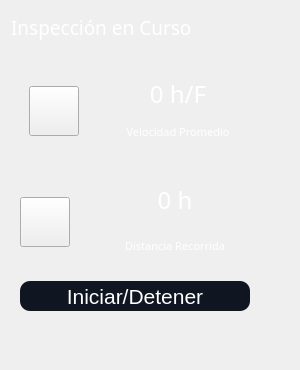
                             <widget class="QFrame" name="verticalFrame">
                              <property name="minimumSize">
                               <size>
                                <width>250</width>
                                <height>370</height>
                               </size>
                              </property>
                              <property name="maximumSize">
                               <size>
                                <width>300</width>
                                <height>350</height>
                               </size>
                              </property>
                              <layout class="QVBoxLayout" name="verticalLayout_22">
                               <item>
                                <widget class="QLabel" name="label_2">
                                 <property name="maximumSize">
                                  <size>
                                   <width>16777215</width>
                                   <height>40</height>
                                  </size>
                                 </property>
                                 <property name="font">
                                  <font>
                                   <family>Segoe UI Variable</family>
                                   <pointsize>14</pointsize>
                                   <weight>50</weight>
                                   <bold>false</bold>
                                  </font>
                                 </property>
                                 <property name="styleSheet">
                                  <string notr="true">color: rgb(255, 255, 255)</string>
                                 </property>
                                 <property name="text">
                                  <string>Inspección en Curso</string>
                                 </property>
                                 <property name="alignment">
                                  <set>Qt::AlignLeading|Qt::AlignLeft|Qt::AlignVCenter</set>
                                 </property>
                                </widget>
                               </item>
                               <item>
                                <layout class="QHBoxLayout" name="horizontalLayout_3">
                                 <item>
                                  <widget class="QFrame" name="verticalFrame">
                                   <property name="minimumSize">
                                    <size>
                                     <width>0</width>
                                     <height>270</height>
                                    </size>
                                   </property>
                                   <property name="maximumSize">
                                    <size>
                                     <width>16777215</width>
                                     <height>270</height>
                                    </size>
                                   </property>
                                   <layout class="QVBoxLayout" name="verticalLayout_23">
                                    <item>
                                     <widget class="QFrame" name="horizontalFrame">
                                      <property name="maximumSize">
                                       <size>
                                        <width>16777215</width>
                                        <height>120</height>
                                       </size>
                                      </property>
                                      <layout class="QHBoxLayout" name="horizontalLayout_6">
                                       <item>
                                        <widget class="QPushButton" name="btn_document_2">
                                         <property name="minimumSize">
                                          <size>
                                           <width>50</width>
                                           <height>50</height>
                                          </size>
                                         </property>
                                         <property name="maximumSize">
                                          <size>
                                           <width>50</width>
                                           <height>50</height>
                                          </size>
                                         </property>
                                         <property name="font">
                                          <font>
                                           <pointsize>10</pointsize>
                                           <weight>75</weight>
                                           <bold>true</bold>
                                          </font>
                                         </property>
                                         <property name="styleSheet">
                                          <string notr="true"/>
                                         </property>
                                         <property name="text">
                                          <string/>
                                         </property>
                                         <property name="icon">
                                          <iconset>
                                           <normaloff>iconos/SpeedInd.svg</normaloff>iconos/SpeedInd.svg</iconset>
                                         </property>
                                         <property name="iconSize">
                                          <size>
                                           <width>45</width>
                                           <height>45</height>
                                          </size>
                                         </property>
                                        </widget>
                                       </item>
                                       <item>
                                        <widget class="QFrame" name="verticalFrame">
                                         <layout class="QVBoxLayout" name="verticalLayout_26">
                                          <item>
                                           <widget class="QLabel" name="label_7">
                                            <property name="font">
                                             <font>
                                              <family>Segoe UI Variable</family>
                                              <pointsize>18</pointsize>
                                             </font>
                                            </property>
                                            <property name="styleSheet">
                                             <string notr="true">color:rgb(255, 255, 255)</string>
                                            </property>
                                            <property name="text">
                                             <string>0 h/F</string>
                                            </property>
                                            <property name="alignment">
                                             <set>Qt::AlignCenter</set>
                                            </property>
                                           </widget>
                                          </item>
                                          <item>
                                           <widget class="QLabel" name="label_13">
                                            <property name="font">
                                             <font>
                                              <family>Segoe UI Variable</family>
                                              <pointsize>8</pointsize>
                                             </font>
                                            </property>
                                            <property name="styleSheet">
                                             <string notr="true">color:rgb(255, 255, 255)</string>
                                            </property>
                                            <property name="text">
                                             <string>Velocidad Promedio</string>
                                            </property>
                                            <property name="alignment">
                                             <set>Qt::AlignCenter</set>
                                            </property>
                                           </widget>
                                          </item>
                                         </layout>
                                        </widget>
                                       </item>
                                      </layout>
                                     </widget>
                                    </item>
                                    <item>
                                     <widget class="QFrame" name="horizontalFrame">
                                      <property name="maximumSize">
                                       <size>
                                        <width>16777215</width>
                                        <height>120</height>
                                       </size>
                                      </property>
                                      <layout class="QHBoxLayout" name="horizontalLayout_7">
                                       <property name="spacing">
                                        <number>0</number>
                                       </property>
                                       <property name="leftMargin">
                                        <number>0</number>
                                       </property>
                                       <property name="topMargin">
                                        <number>0</number>
                                       </property>
                                       <property name="rightMargin">
                                        <number>0</number>
                                       </property>
                                       <property name="bottomMargin">
                                        <number>0</number>
                                       </property>
                                       <item>
                                        <widget class="QPushButton" name="btn_document_3">
                                         <property name="minimumSize">
                                          <size>
                                           <width>50</width>
                                           <height>50</height>
                                          </size>
                                         </property>
                                         <property name="maximumSize">
                                          <size>
                                           <width>50</width>
                                           <height>50</height>
                                          </size>
                                         </property>
                                         <property name="font">
                                          <font>
                                           <pointsize>10</pointsize>
                                           <weight>75</weight>
                                           <bold>true</bold>
                                          </font>
                                         </property>
                                         <property name="styleSheet">
                                          <string notr="true"/>
                                         </property>
                                         <property name="text">
                                          <string/>
                                         </property>
                                         <property name="icon">
                                          <iconset>
                                           <normaloff>iconos/Recorrido.svg</normaloff>iconos/Recorrido.svg</iconset>
                                         </property>
                                         <property name="iconSize">
                                          <size>
                                           <width>45</width>
                                           <height>45</height>
                                          </size>
                                         </property>
                                        </widget>
                                       </item>
                                       <item>
                                        <widget class="QFrame" name="verticalFrame_2">
                                         <layout class="QVBoxLayout" name="verticalLayout_27">
                                          <item>
                                           <widget class="QLabel" name="label_22">
                                            <property name="font">
                                             <font>
                                              <family>Segoe UI Variable</family>
                                              <pointsize>18</pointsize>
                                             </font>
                                            </property>
                                            <property name="styleSheet">
                                             <string notr="true">color:rgb(255, 255, 255)</string>
                                            </property>
                                            <property name="text">
                                             <string>0 h</string>
                                            </property>
                                            <property name="alignment">
                                             <set>Qt::AlignCenter</set>
                                            </property>
                                           </widget>
                                          </item>
                                          <item>
                                           <widget class="QLabel" name="label_23">
                                            <property name="font">
                                             <font>
                                              <family>Segoe UI Variable</family>
                                              <pointsize>8</pointsize>
                                             </font>
                                            </property>
                                            <property name="styleSheet">
                                             <string notr="true">color:rgb(255, 255, 255)</string>
                                            </property>
                                            <property name="text">
                                             <string>Distancia Recorrida</string>
                                            </property>
                                            <property name="alignment">
                                             <set>Qt::AlignCenter</set>
                                            </property>
                                           </widget>
                                          </item>
                                         </layout>
                                        </widget>
                                       </item>
                                      </layout>
                                     </widget>
                                    </item>
                                    <item>
                                     <widget class="QPushButton" name="pushButton_23">
                                      <property name="minimumSize">
                                       <size>
                                        <width>0</width>
                                        <height>30</height>
                                       </size>
                                      </property>
                                      <property name="maximumSize">
                                       <size>
                                        <width>230</width>
                                        <height>30</height>
                                       </size>
                                      </property>
                                      <property name="font">
                                       <font>
                                        <pointsize>16</pointsize>
                                       </font>
                                      </property>
                                      <property name="styleSheet">
                                       <string notr="true">QPushButton::QAbstractButton:icon {
	color: rgb(255, 255, 255);
}

QPushButton {
	border: none;
	border-radius: 10px;
	background-color: #0F1621;
	color: rgb(255, 255, 255);
}

QPushButton:hover {
	border: none;
	background-color: #29303C;
	border-radius: 10px;
	color: rgb(255, 255, 255)
}</string>
                                      </property>
                                      <property name="text">
                                       <string>Iniciar/Detener</string>
                                      </property>
                                     </widget>
                                    </item>
                                   </layout>
                                  </widget>
                                 </item>
                                </layout>
                               </item>
                               <item>
                                <widget class="QFrame" name="horizontalFrame">
                                 <property name="minimumSize">
                                  <size>
                                   <width>320</width>
                                   <height>0</height>
                                  </size>
                                 </property>
                                 <property name="maximumSize">
                                  <size>
                                   <width>320</width>
                                   <height>600</height>
                                  </size>
                                 </property>
                                 <layout class="QHBoxLayout" name="horizontalLayout_4">
                                  <property name="leftMargin">
                                   <number>0</number>
                                  </property>
                                  <property name="topMargin">
                                   <number>0</number>
                                  </property>
                                  <item>
                                   <widget class="QFrame" name="verticalFrame">
                                    <layout class="QVBoxLayout" name="verticalLayout_25"/>
                                   </widget>
                                  </item>
                                 </layout>
                                </widget>
                               </item>
                              </layout>
                             </widget>
